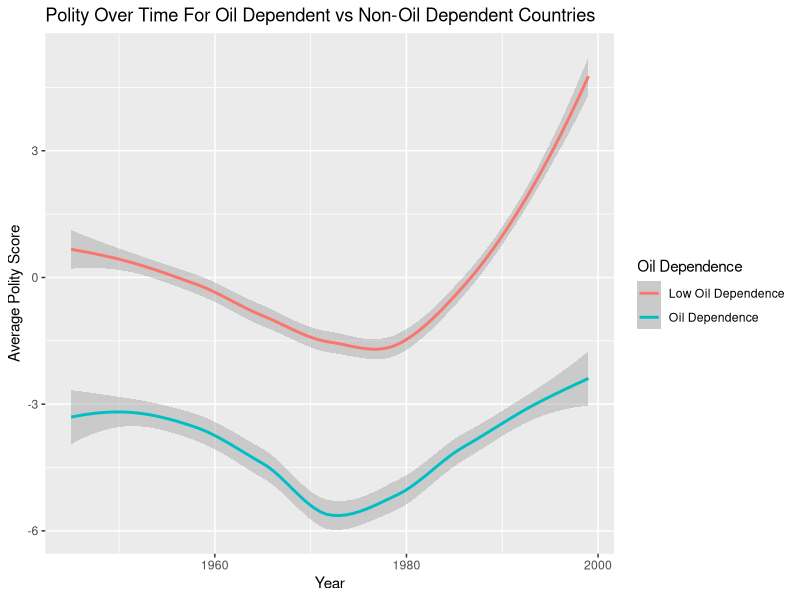
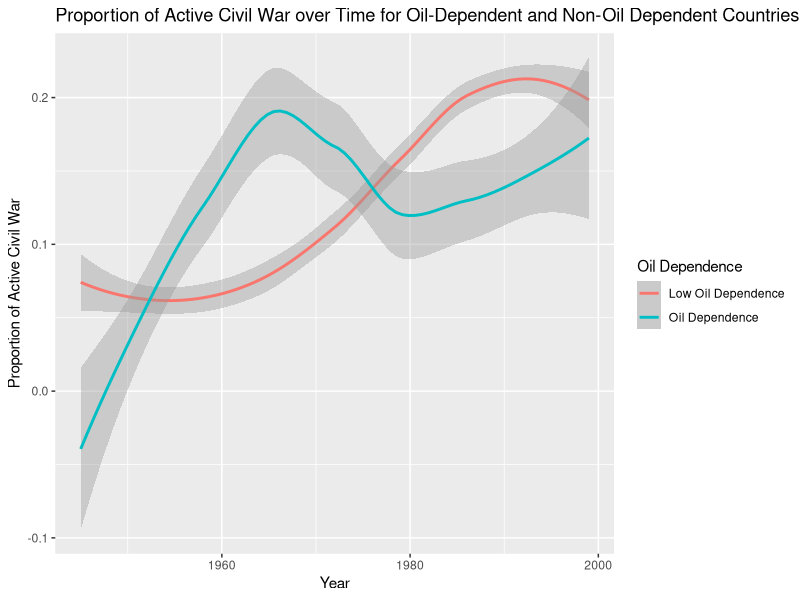

Recreate these plots in R, in order.
## ---- chunk 1
library(tidyverse)
library(dplyr)
library(ggplot2)

data <- read_csv("data/civilwar.csv") 
## ---- chunk 2

# Create oil_rev variable and calculate avg polity by oil_rev

polity_data <- data |>
  mutate(
    oil_rev = if_else(Oil == 1, "Oil Dependence", "Low Oil Dependence")
  ) |>
  group_by(oil_rev, year) |>
  summarize(avg_polity = mean(polity2, na.rm = TRUE)) 

# Graph polity over time for oil dependent and non-oil dependent nations

polity_plot <- polity_data |>
  ggplot(mapping = aes(x = year, y = avg_polity, color = oil_rev)) +
  geom_smooth() +
  labs(
    x = "Year",
    y = "Average Polity Score",
    title = "Polity Over Time For Oil Dependent vs Non-Oil Dependent Countries",
    color = "Oil Dependence"
  )

polity_plot


## ---- chunk 3

# Create oil dependence variable

war_data <- data |>
  mutate(
    oil_rev = if_else(Oil == 1, "Oil Dependence", "Low Oil Dependence")
  ) 

# Graph the proportion of active civil war over time for oil-dependent and non-oil dependent countries

war_plot <- war_data |>
  group_by(oil_rev, year) |>
  summarize(prop_war = mean(war, na.rm = TRUE)) |>
  ggplot(mapping = aes(x = year, y = prop_war, color = oil_rev)) +
  geom_smooth() +
  labs(
    x = "Year",
    y = "Proportion of Active Civil War",
    title = "Proportion of Active Civil War over Time for Oil-Dependent and Non-Oil Dependent Countries",
    color = "Oil Dependence"
  )

war_plot
